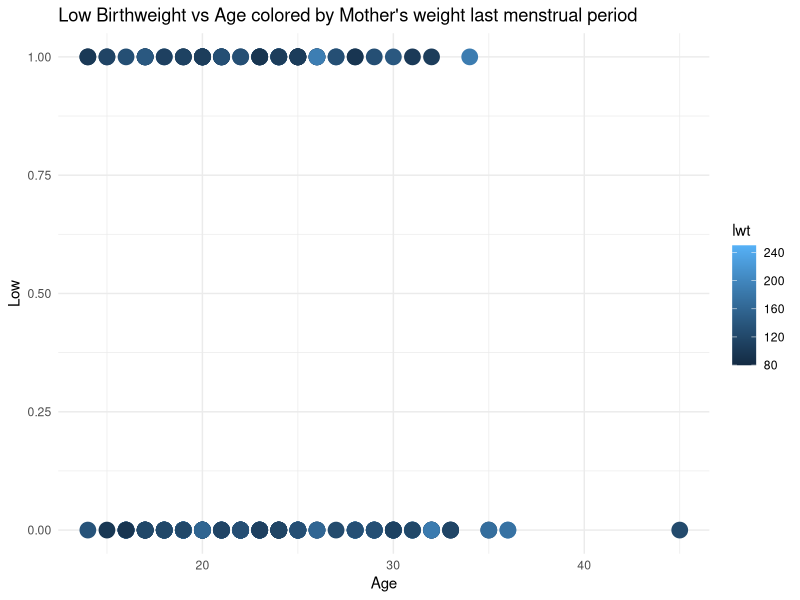
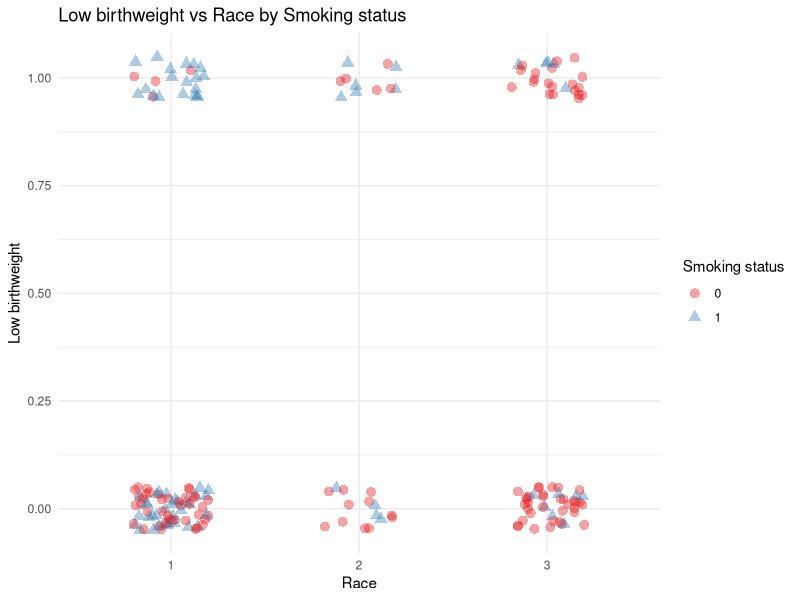
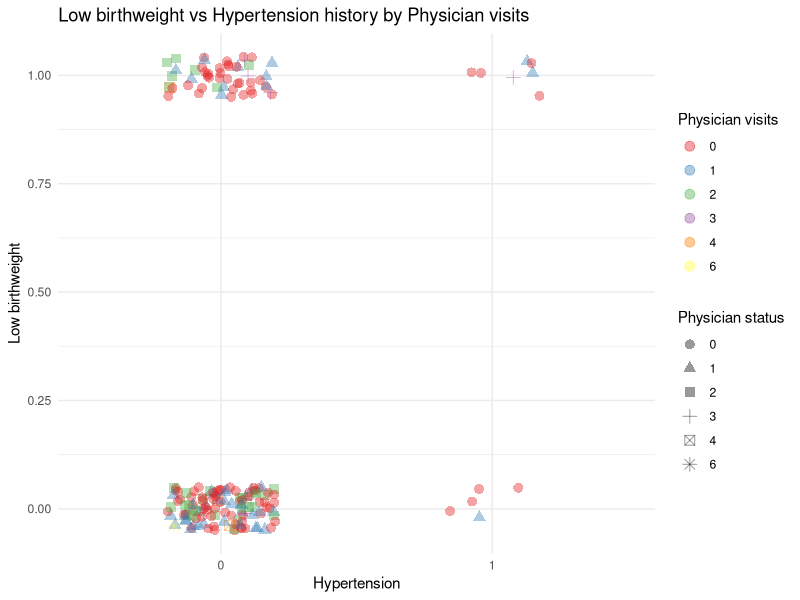
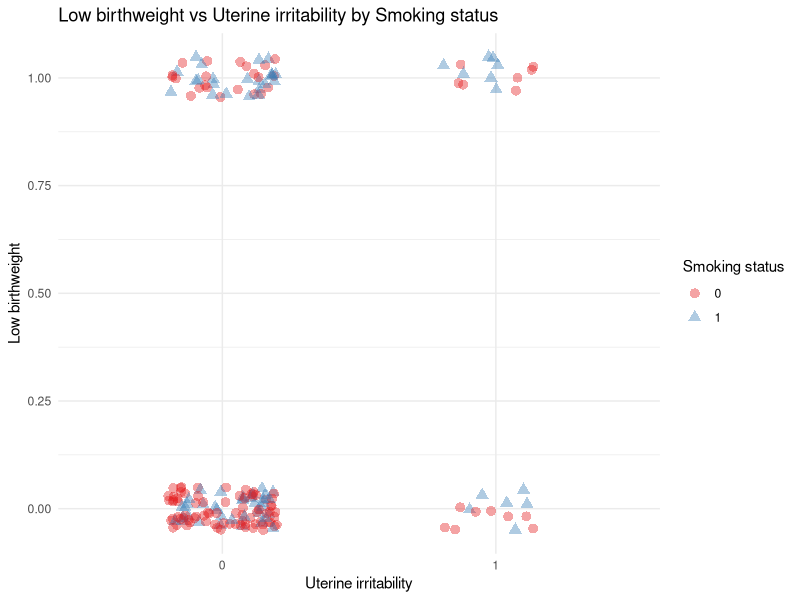
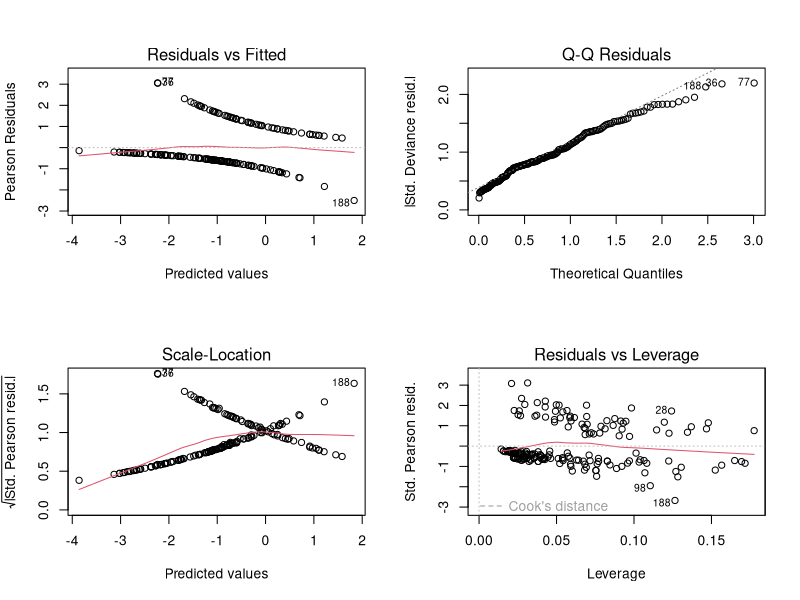
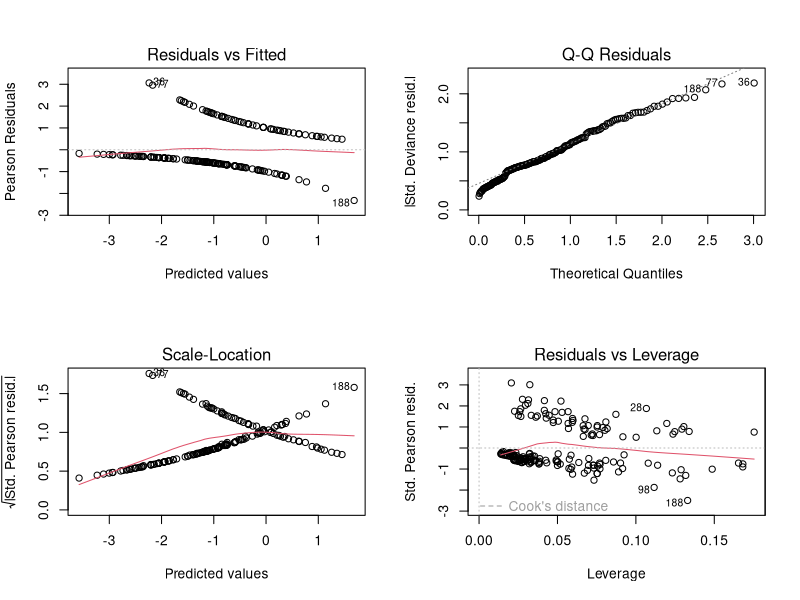

The R source for these figures, in order: (Note: this script raises an error after producing the figures.)
## ---- chunk 1
library(MASS)
data(birthwt)
library(dplyr)
library(ggplot2)
library(knitr)
library(effects)
## ---- chunk 2
# Run summary statistics for birthData
birthData = birthwt 
summary(birthData)

## ---- chunk 3

# Create the plot continuous x variable : age, lwt vs low
ggplot(birthData, aes(x = age, y = low, color = lwt)) +
  geom_point(size=5) +
  labs(title = "Low Birthweight vs Age colored by Mother's weight last menstrual period", 
       x = "Age",
       y = "Low",
       color = "lwt") +
  theme_minimal()

raceFactor = as.factor(birthData$race) #race of mom
smokeFactor = as.factor(birthData$smoke) #smoker/non-smoker
htFactor = as.factor(birthData$ht) #has hypertension/ no hypertension
uiFactor = as.factor(birthData$ui) # uterine iritability/ no iritability
ftvFactor = as.factor(birthData$ftv) # physician visit / no visit

# Low vs. Race by Smoking status

ggplot(birthData, aes(x = raceFactor, y = low, color = smokeFactor, shape = smokeFactor)) +
  geom_jitter(size=3, alpha = 0.4, position = position_jitter(width=0.2, height = 0.05)) +
  scale_color_brewer(palette="Set1")+
  labs(title = "Low birthweight vs Race by Smoking status",
       x = "Race",
       y = "Low birthweight",
       color = "Smoking status",
       shape = "Smoking status") +
  theme_minimal()

# Low vs. hypertension by physician visit
ggplot(birthData, aes(x = htFactor, y = low, color = ftvFactor, shape = ftvFactor)) +
  geom_jitter(size=3, alpha = 0.4, position = position_jitter(width=0.2, height = 0.05)) +
  scale_color_brewer(palette="Set1") +
  labs(title = "Low birthweight vs Hypertension history by Physician visits",
       x = "Hypertension",
       y = "Low birthweight",
       color = "Physician visits",
       shape = "Physician status") +
  theme_minimal()

# Low vs. uterine irritability by Smoking status 
ggplot(birthData, aes(x = uiFactor, y = low, color = smokeFactor, shape = smokeFactor)) +
  geom_jitter(size=3, alpha = 0.4, position = position_jitter(width=0.2, height = 0.05)) +
  scale_color_brewer(palette="Set1") +
  labs(title = "Low birthweight vs Uterine irritability by Smoking status",
       x = "Uterine irritability",
       y = "Low birthweight",
       color = "Smoking status",
       shape = "Smoking status") +
  theme_minimal()

## ---- chunk 4
birthData$ftv.recoded = factor(recode(birthData$ftv, '0'="0", '1'="1", .default="2+"))
birthData$ftv.recoded2 = factor(recode(birthData$ftv, '0'="none", .default="some"))
## ---- chunk 5
xtabs(~ftv + ftv.recoded2, data = birthData)
xtabs(~ftv + ftv.recoded, data = birthData)
## ---- chunk 6
birthGLM<- glm(low ~ age + lwt + raceFactor + smokeFactor + ptl + htFactor + uiFactor + ftv.recoded, data = birthData, family = binomial(link="logit"))
summary(birthGLM)

cbind(
  Estimate = coef(birthGLM),
  OddsRatio = exp(coef(birthGLM))
)
## ---- chunk 7
birthGLM_2<- glm(low ~ age + lwt + raceFactor + smokeFactor + ptl + htFactor + uiFactor + ftv.recoded2, data = birthData, family = binomial(link="logit"))
summary(birthGLM_2)

cbind(
  Estimate = coef(birthGLM_2),
  OddsRatio = exp(coef(birthGLM_2))
)
## ---- chunk 8
# Generate standard diagnostic plots
par(mfrow = c(2, 2)) # Arrange plots in a 2x2 grid
plot(birthGLM)
plot(birthGLM_2)
## ---- chunk 9
birthGLM_3 <- step(birthGLM_2, scope = list(lower = "~1", upper = "~( age + lwt + raceFactor + smokeFactor + ptl + htFactor + uiFactor + ftv.recoded2)"))

## ---- chunk 10
birth.eff <- allEffects(birthGLM_3)
plot(birth.eff,selection = 1)
plot(birth.eff,selection = 2)
plot(birth.eff,selection = 3)
plot(birth.eff,selection = 4, multiline = TRUE)
plot(birth.eff,selection = 5, multiline = TRUE)
